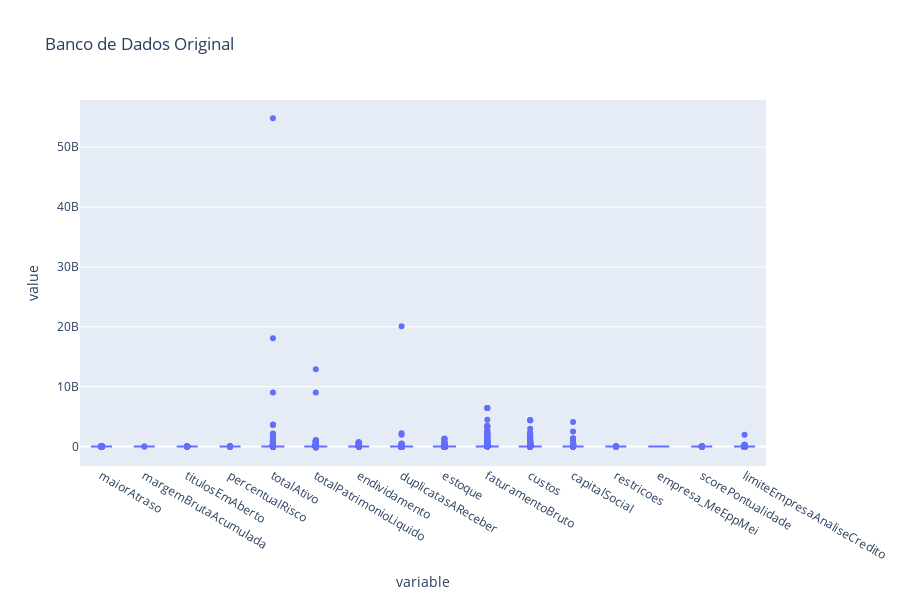

The notebook cell saved with this chart:
### Code cell
fig = px.box(data_frame = df_num, height=600, title='Banco de Dados Original')
fig.show()

### Figure 1 — Plotly figure (JSON) as saved in the notebook; plotly's stock layout.template omitted (floating-point values rounded to 4 significant figures; data arrays with more than 128 entries replaced by an {"elided": "..."} marker saying what was removed)
{"data": [{"alignmentgroup": "True", "hovertemplate": "variable=%{x}<br>value=%{y}<extra></extra>", "legendgroup": "", "marker": {"color": "#636efa"}, "name": "", "notched": false, "offsetgroup": "", "orientation": "v", "showlegend": false, "type": "box", "x": {"elided": "24368 str values"}, "x0": " ", "xaxis": "x", "y": {"elided": "24368 float values"}, "y0": " ", "yaxis": "y"}], "layout": {"boxmode": "group", "height": 600, "legend": {"tracegroupgap": 0}, "title": {"text": "Banco de Dados Original"}, "xaxis": {"anchor": "y", "domain": [0, 1], "title": {"text": "variable"}}, "yaxis": {"anchor": "x", "domain": [0, 1], "title": {"text": "value"}}}}
